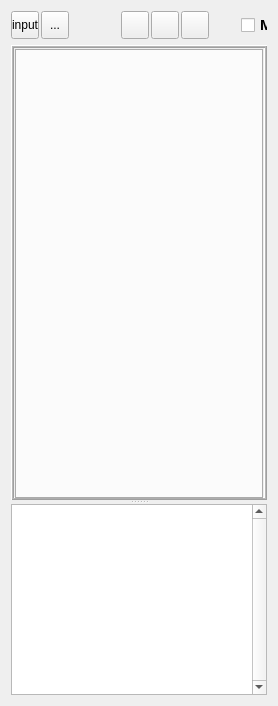
  <widget class="QWidget" name="centralwidget">
   <layout class="QVBoxLayout" name="verticalLayout_2">
    <item>
     <widget class="QFrame" name="frame">
      <property name="minimumSize">
       <size>
        <width>0</width>
        <height>28</height>
       </size>
      </property>
      <property name="maximumSize">
       <size>
        <width>16777215</width>
        <height>28</height>
       </size>
      </property>
      <property name="frameShape">
       <enum>QFrame::NoFrame</enum>
      </property>
      <property name="frameShadow">
       <enum>QFrame::Raised</enum>
      </property>
      <widget class="QToolButton" name="btnInput">
       <property name="geometry">
        <rect>
         <x>0</x>
         <y>0</y>
         <width>28</width>
         <height>28</height>
        </rect>
       </property>
       <property name="focusPolicy">
        <enum>Qt::TabFocus</enum>
       </property>
       <property name="toolTip">
        <string>Input dock</string>
       </property>
       <property name="layoutDirection">
        <enum>Qt::LeftToRight</enum>
       </property>
       <property name="text">
        <string>input</string>
       </property>
       <property name="icon">
        <iconset resource="ResourceFiles/icons.qrc">
         <normaloff>:/newPrefix/images/input.png</normaloff>:/newPrefix/images/input.png</iconset>
       </property>
       <property name="iconSize">
        <size>
         <width>18</width>
         <height>18</height>
        </size>
       </property>
      </widget>
      <widget class="QToolButton" name="toolButton">
       <property name="geometry">
        <rect>
         <x>30</x>
         <y>0</y>
         <width>28</width>
         <height>28</height>
        </rect>
       </property>
       <property name="focusPolicy">
        <enum>Qt::TabFocus</enum>
       </property>
       <property name="toolTip">
        <string>Output dock</string>
       </property>
       <property name="text">
        <string>...</string>
       </property>
       <property name="icon">
        <iconset resource="ResourceFiles/icons.qrc">
         <normaloff>:/newPrefix/images/output.png</normaloff>:/newPrefix/images/output.png</iconset>
       </property>
       <property name="iconSize">
        <size>
         <width>18</width>
         <height>18</height>
        </size>
       </property>
      </widget>
      <widget class="QCheckBox" name="btn3D">
       <property name="geometry">
        <rect>
         <x>230</x>
         <y>0</y>
         <width>90</width>
         <height>28</height>
        </rect>
       </property>
       <property name="font">
        <font>
         <family>Arial</family>
         <pointsize>11</pointsize>
         <weight>75</weight>
         <italic>false</italic>
         <bold>true</bold>
         <underline>false</underline>
         <strikeout>false</strikeout>
        </font>
       </property>
       <property name="focusPolicy">
        <enum>Qt::TabFocus</enum>
       </property>
       <property name="acceptDrops">
        <bool>true</bool>
       </property>
       <property name="toolTip">
        <string>3D Model</string>
       </property>
       <property name="text">
        <string>Model</string>
       </property>
      </widget>
      <widget class="QCheckBox" name="chkBxBeam">
       <property name="geometry">
        <rect>
         <x>325</x>
         <y>0</y>
         <width>90</width>
         <height>29</height>
        </rect>
       </property>
       <property name="font">
        <font>
         <family>Arial</family>
         <pointsize>11</pointsize>
         <weight>75</weight>
         <bold>true</bold>
        </font>
       </property>
       <property name="focusPolicy">
        <enum>Qt::TabFocus</enum>
       </property>
       <property name="acceptDrops">
        <bool>true</bool>
       </property>
       <property name="toolTip">
        <string>Beam only</string>
       </property>
       <property name="text">
        <string>Beam</string>
       </property>
      </widget>
      <widget class="QCheckBox" name="chkBxCol">
       <property name="geometry">
        <rect>
         <x>420</x>
         <y>0</y>
         <width>101</width>
         <height>29</height>
        </rect>
       </property>
       <property name="font">
        <font>
         <family>Arial</family>
         <pointsize>11</pointsize>
         <weight>75</weight>
         <bold>true</bold>
        </font>
       </property>
       <property name="focusPolicy">
        <enum>Qt::TabFocus</enum>
       </property>
       <property name="acceptDrops">
        <bool>true</bool>
       </property>
       <property name="toolTip">
        <string>Column only</string>
       </property>
       <property name="text">
        <string>Column</string>
       </property>
      </widget>
      <widget class="QCheckBox" name="checkBoxCleat">
       <property name="geometry">
        <rect>
         <x>530</x>
         <y>0</y>
         <width>131</width>
         <height>29</height>
        </rect>
       </property>
       <property name="font">
        <font>
         <family>Arial</family>
         <pointsize>11</pointsize>
         <weight>75</weight>
         <bold>true</bold>
        </font>
       </property>
       <property name="focusPolicy">
        <enum>Qt::TabFocus</enum>
       </property>
       <property name="acceptDrops">
        <bool>true</bool>
       </property>
       <property name="toolTip">
        <string>Cleat angle only</string>
       </property>
       <property name="text">
        <string>Cleat Angle</string>
       </property>
      </widget>
      <widget class="QToolButton" name="btn_front">
       <property name="geometry">
        <rect>
         <x>110</x>
         <y>0</y>
         <width>28</width>
         <height>28</height>
        </rect>
       </property>
       <property name="font">
        <font>
         <pointsize>10</pointsize>
         <weight>75</weight>
         <bold>true</bold>
        </font>
       </property>
       <property name="focusPolicy">
        <enum>Qt::TabFocus</enum>
       </property>
       <property name="acceptDrops">
        <bool>true</bool>
       </property>
       <property name="toolTip">
        <string>Front View</string>
       </property>
       <property name="text">
        <string/>
       </property>
       <property name="icon">
        <iconset resource="ResourceFiles/icons.qrc">
         <normaloff>:/newPrefix/images/Z-X.png</normaloff>:/newPrefix/images/Z-X.png</iconset>
       </property>
       <property name="iconSize">
        <size>
         <width>22</width>
         <height>22</height>
        </size>
       </property>
       <property name="checkable">
        <bool>true</bool>
       </property>
      </widget>
      <widget class="QToolButton" name="btn_top">
       <property name="geometry">
        <rect>
         <x>140</x>
         <y>0</y>
         <width>28</width>
         <height>28</height>
        </rect>
       </property>
       <property name="font">
        <font>
         <pointsize>10</pointsize>
         <weight>75</weight>
         <bold>true</bold>
        </font>
       </property>
       <property name="focusPolicy">
        <enum>Qt::TabFocus</enum>
       </property>
       <property name="acceptDrops">
        <bool>true</bool>
       </property>
       <property name="toolTip">
        <string>Top View</string>
       </property>
       <property name="text">
        <string/>
       </property>
       <property name="icon">
        <iconset resource="ResourceFiles/icons.qrc">
         <normaloff>:/newPrefix/images/X-Y.png</normaloff>:/newPrefix/images/X-Y.png</iconset>
       </property>
       <property name="iconSize">
        <size>
         <width>22</width>
         <height>23</height>
        </size>
       </property>
       <property name="checkable">
        <bool>true</bool>
       </property>
      </widget>
      <widget class="QToolButton" name="btn_side">
       <property name="geometry">
        <rect>
         <x>170</x>
         <y>0</y>
         <width>28</width>
         <height>28</height>
        </rect>
       </property>
       <property name="font">
        <font>
         <pointsize>10</pointsize>
         <weight>75</weight>
         <bold>true</bold>
        </font>
       </property>
       <property name="focusPolicy">
        <enum>Qt::TabFocus</enum>
       </property>
       <property name="acceptDrops">
        <bool>true</bool>
       </property>
       <property name="toolTip">
        <string>Side View</string>
       </property>
       <property name="text">
        <string/>
       </property>
       <property name="icon">
        <iconset resource="ResourceFiles/icons.qrc">
         <normaloff>:/newPrefix/images/Z-Y.png</normaloff>:/newPrefix/images/Z-Y.png</iconset>
       </property>
       <property name="iconSize">
        <size>
         <width>22</width>
         <height>22</height>
        </size>
       </property>
       <property name="checkable">
        <bool>true</bool>
       </property>
      </widget>
     </widget>
    </item>
    <item>
     <widget class="QSplitter" name="splitter">
      <property name="orientation">
       <enum>Qt::Vertical</enum>
      </property>
      <widget class="QFrame" name="frame_2">
       <property name="minimumSize">
        <size>
         <width>0</width>
         <height>100</height>
        </size>
       </property>
       <property name="frameShape">
        <enum>QFrame::Box</enum>
       </property>
       <property name="frameShadow">
        <enum>QFrame::Raised</enum>
       </property>
       <property name="lineWidth">
        <number>1</number>
       </property>
       <property name="midLineWidth">
        <number>1</number>
       </property>
       <layout class="QVBoxLayout" name="verticalLayout">
        <property name="leftMargin">
         <number>1</number>
        </property>
        <property name="topMargin">
         <number>1</number>
        </property>
        <property name="rightMargin">
         <number>1</number>
        </property>
        <property name="bottomMargin">
         <number>1</number>
        </property>
        <item>
         <widget class="QTabWidget" name="mytabWidget">
          <property name="minimumSize">
           <size>
            <width>0</width>
            <height>450</height>
           </size>
          </property>
          <property name="font">
           <font>
            <pointsize>8</pointsize>
           </font>
          </property>
          <property name="focusPolicy">
           <enum>Qt::NoFocus</enum>
          </property>
          <property name="styleSheet">
           <string notr="true">QTabBar::tab { height: 75px; width: 1px;  }</string>
          </property>
          <property name="tabPosition">
           <enum>QTabWidget::West</enum>
          </property>
          <property name="currentIndex">
           <number>-1</number>
          </property>
         </widget>
        </item>
       </layout>
      </widget>
      <widget class="QTextEdit" name="textEdit">
       <property name="minimumSize">
        <size>
         <width>0</width>
         <height>125</height>
        </size>
       </property>
       <property name="maximumSize">
        <size>
         <width>16777215</width>
         <height>16777215</height>
        </size>
       </property>
       <property name="font">
        <font>
         <pointsize>10</pointsize>
        </font>
       </property>
       <property name="verticalScrollBarPolicy">
        <enum>Qt::ScrollBarAlwaysOn</enum>
       </property>
       <property name="readOnly">
        <bool>true</bool>
       </property>
       <property name="overwriteMode">
        <bool>true</bool>
       </property>
      </widget>
     </widget>
    </item>
   </layout>
  </widget>
